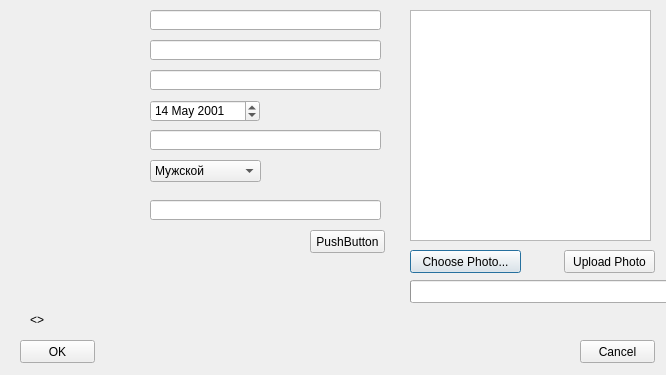
<?xml version="1.0" encoding="UTF-8"?>
<ui version="4.0">
 <class>EditPatientDialog</class>
 <widget class="QDialog" name="EditPatientDialog">
  <property name="geometry">
   <rect>
    <x>0</x>
    <y>0</y>
    <width>666</width>
    <height>375</height>
   </rect>
  </property>
  <property name="windowTitle">
   <string>Dialog</string>
  </property>
  <widget class="QLineEdit" name="SurnameLineEdit">
   <property name="geometry">
    <rect>
     <x>150</x>
     <y>10</y>
     <width>231</width>
     <height>20</height>
    </rect>
   </property>
   <property name="text">
    <string/>
   </property>
  </widget>
  <widget class="QLineEdit" name="NameLineEdit">
   <property name="geometry">
    <rect>
     <x>150</x>
     <y>40</y>
     <width>231</width>
     <height>20</height>
    </rect>
   </property>
   <property name="text">
    <string/>
   </property>
  </widget>
  <widget class="QLineEdit" name="PatronymicLineEdit">
   <property name="geometry">
    <rect>
     <x>150</x>
     <y>70</y>
     <width>231</width>
     <height>20</height>
    </rect>
   </property>
   <property name="text">
    <string/>
   </property>
  </widget>
  <widget class="QDateEdit" name="BirthdayDateEdit">
   <property name="geometry">
    <rect>
     <x>150</x>
     <y>100</y>
     <width>110</width>
     <height>22</height>
    </rect>
   </property>
   <property name="dateTime">
    <datetime>
     <hour>0</hour>
     <minute>0</minute>
     <second>0</second>
     <year>2001</year>
     <month>5</month>
     <day>14</day>
    </datetime>
   </property>
  </widget>
  <widget class="QLineEdit" name="AddressLineEdit">
   <property name="geometry">
    <rect>
     <x>150</x>
     <y>130</y>
     <width>231</width>
     <height>20</height>
    </rect>
   </property>
   <property name="text">
    <string/>
   </property>
  </widget>
  <widget class="QComboBox" name="GenderComboBox">
   <property name="geometry">
    <rect>
     <x>150</x>
     <y>160</y>
     <width>111</width>
     <height>22</height>
    </rect>
   </property>
   <item>
    <property name="text">
     <string>Мужской</string>
    </property>
   </item>
   <item>
    <property name="text">
     <string>Женский</string>
    </property>
   </item>
  </widget>
  <widget class="QLineEdit" name="InsurancePolicyLineEdit">
   <property name="geometry">
    <rect>
     <x>150</x>
     <y>200</y>
     <width>231</width>
     <height>20</height>
    </rect>
   </property>
   <property name="text">
    <string/>
   </property>
  </widget>
  <widget class="QPushButton" name="ChoosePhotoButton">
   <property name="geometry">
    <rect>
     <x>410</x>
     <y>250</y>
     <width>111</width>
     <height>23</height>
    </rect>
   </property>
   <property name="text">
    <string>Choose Photo...</string>
   </property>
  </widget>
  <widget class="QLabel" name="FilePathLabel">
   <property name="geometry">
    <rect>
     <x>30</x>
     <y>310</y>
     <width>631</width>
     <height>20</height>
    </rect>
   </property>
   <property name="text">
    <string>&lt;&gt;</string>
   </property>
  </widget>
  <widget class="QPushButton" name="OKButton">
   <property name="geometry">
    <rect>
     <x>20</x>
     <y>340</y>
     <width>75</width>
     <height>23</height>
    </rect>
   </property>
   <property name="text">
    <string>OK</string>
   </property>
  </widget>
  <widget class="QPushButton" name="CancelButton">
   <property name="geometry">
    <rect>
     <x>580</x>
     <y>340</y>
     <width>75</width>
     <height>23</height>
    </rect>
   </property>
   <property name="text">
    <string>Cancel</string>
   </property>
  </widget>
  <widget class="QGraphicsView" name="graphicsView">
   <property name="geometry">
    <rect>
     <x>410</x>
     <y>10</y>
     <width>241</width>
     <height>231</height>
    </rect>
   </property>
  </widget>
  <widget class="QPushButton" name="UploadPhotoButton">
   <property name="geometry">
    <rect>
     <x>564</x>
     <y>250</y>
     <width>91</width>
     <height>23</height>
    </rect>
   </property>
   <property name="text">
    <string>Upload Photo</string>
   </property>
  </widget>
  <widget class="QProgressBar" name="progressBar">
   <property name="geometry">
    <rect>
     <x>410</x>
     <y>280</y>
     <width>281</width>
     <height>23</height>
    </rect>
   </property>
   <property name="value">
    <number>0</number>
   </property>
   <property name="format">
    <string/>
   </property>
  </widget>
  <widget class="QPushButton" name="pushButton">
   <property name="geometry">
    <rect>
     <x>310</x>
     <y>230</y>
     <width>75</width>
     <height>23</height>
    </rect>
   </property>
   <property name="text">
    <string>PushButton</string>
   </property>
  </widget>
 </widget>
 <resources/>
 <connections/>
</ui>
